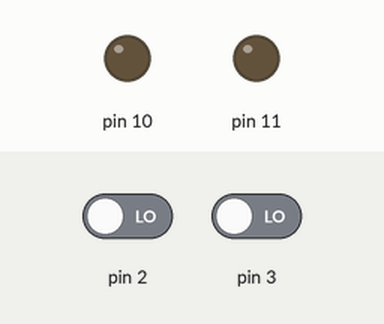
Recording of a sketch running on a simulated Arduino Uno, built with avr-gcc and run on an emulated ATmega328P. Shown: output pins drawn as LEDs (lit = HIGH). The test bench sets the inputs (shaded band); at power-on: pin 2 LOW, pin 3 LOW.

Above: at 1.2 s.
1.3 s: pin 2 driven HIGH
At 2.1 s:
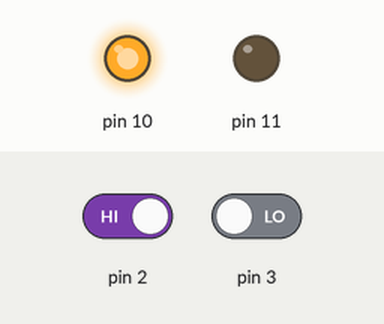
2.8 s: pin 2 driven LOW
At 3.6 s:
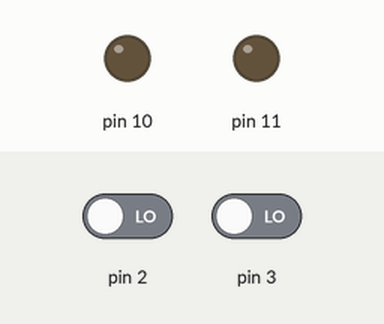
4.3 s: pin 3 driven HIGH
At 5.5 s:
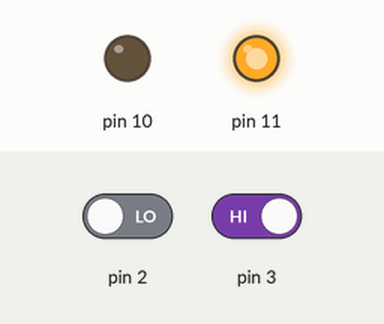
5.8 s: pin 3 driven LOW
At 7.2 s:
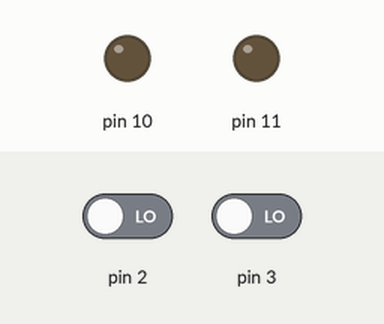
Timing chart, 0 to 8.3 s (numbered marks = the images above; inputs shaded):
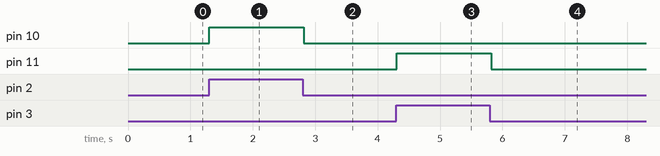

Measured:
- after the input at 1.3 s, pin 10: LOW → HIGH at once
- after the input at 2.8 s, pin 10: HIGH → LOW at once
- after the input at 4.3 s, pin 11: LOW → HIGH at once
- after the input at 5.8 s, pin 11: HIGH → LOW at once

The sketch:

shifter.ino
```cpp
void setup() {
  // put your setup code here, to run once:
pinMode(2,INPUT);
pinMode(3,INPUT);
pinMode(10,OUTPUT);
pinMode(11,OUTPUT);
}

void loop() {
  // put your main code here, to run repeatedly:

if(digitalRead(2)==HIGH)
 {
while(digitalRead(2)==HIGH){
  // do something repetitive 200 times
  digitalWrite(10,1);
 digitalWrite(11,0);
 delay(100);
}

 }


 else if(digitalRead(3)==HIGH)
 {
  while(digitalRead(3)==HIGH){
  // do something repetitive 200 times
 digitalWrite(11,1);
digitalWrite(10,0);
delay(100);
}

 }
 else
 {
 digitalWrite(10,0);
 digitalWrite(11,0);
 }
 delay(10);
}
```
